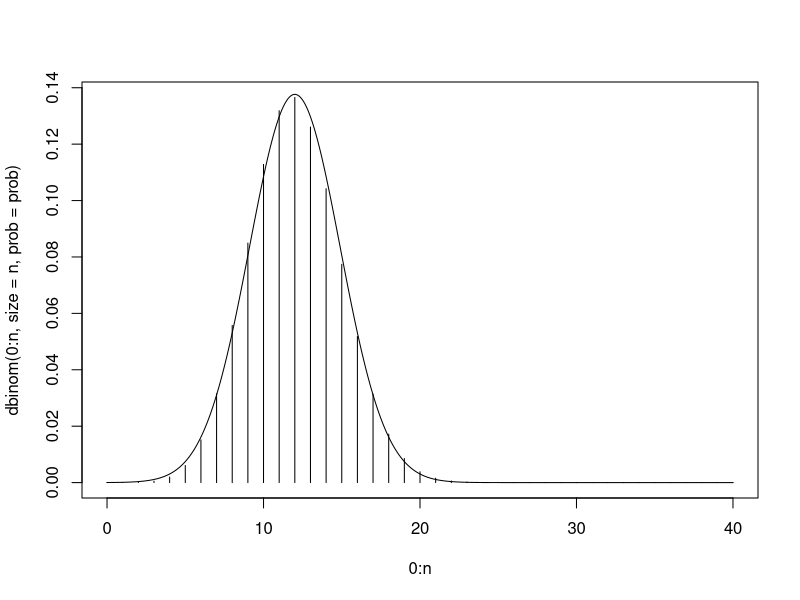
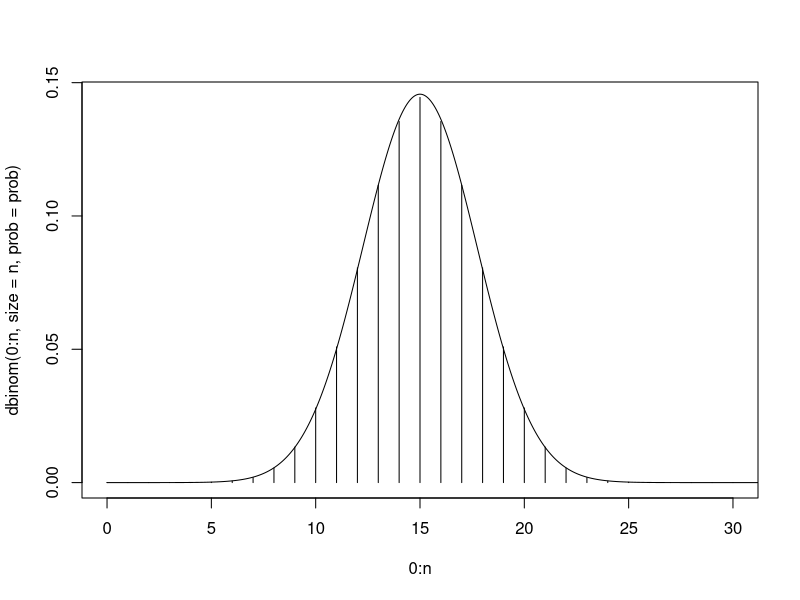
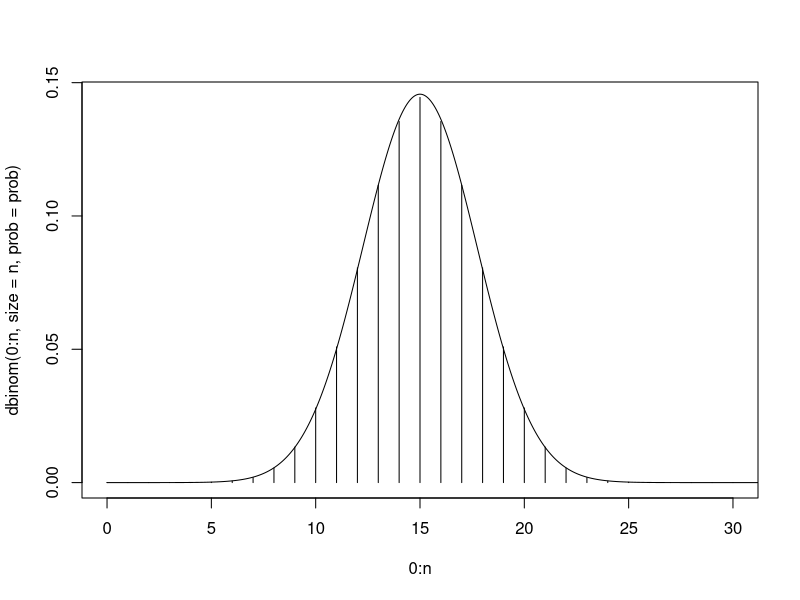
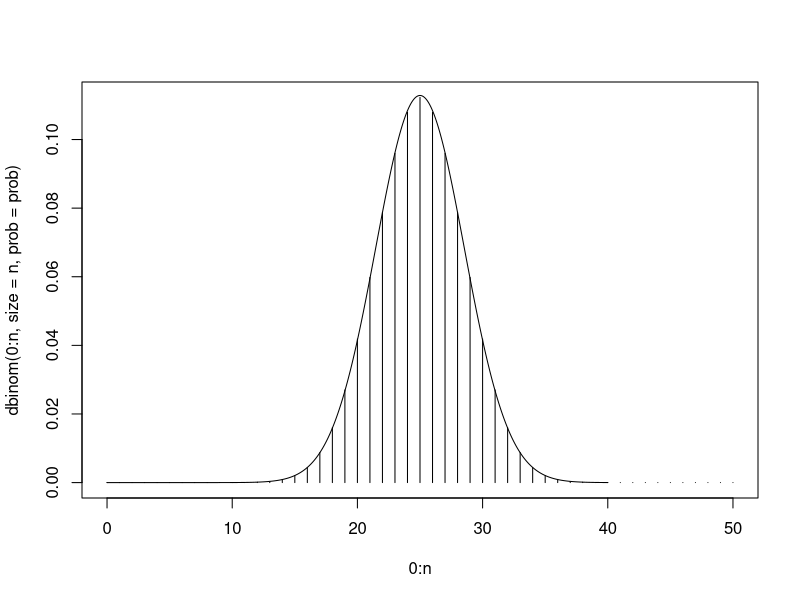
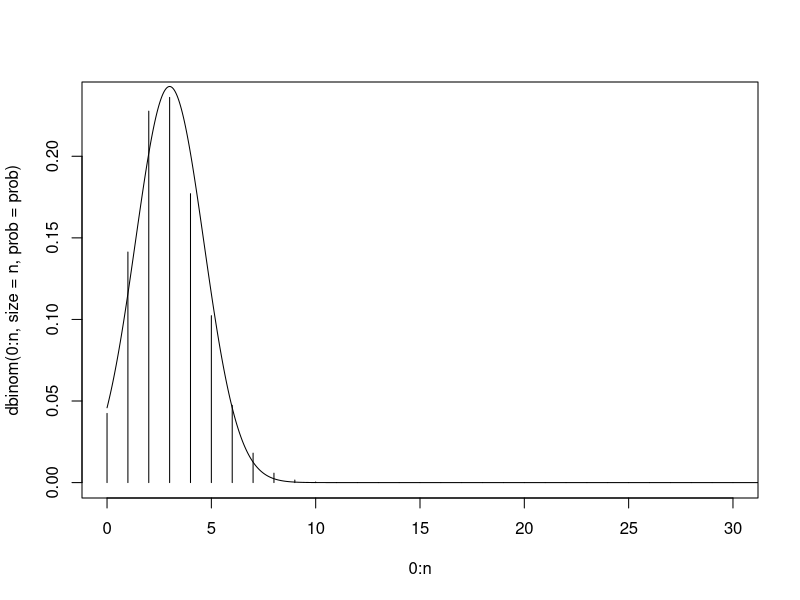

Write R code to recreate these figures, in order.
## ---- chunk 1
n <- 40
prob <- 0.3
# probabilities from a binomial random variable
dbinom(0:n, size = n, prob = prob)
plot(0:n, dbinom(0:n, size = n, prob = prob), type = "h")
norm_x <- seq(from = 0, to = 40, length = 1000)
lines(norm_x, dnorm(norm_x,mean = n*prob, sd = sqrt(n*prob*(1 - prob))))
## ---- chunk 2
plot_norm_appx <- function(n, prob) {
  plot(0:n, dbinom(0:n, size = n, prob = prob), type = "h")
  norm_x <- seq(from = 0, to = 40, length = 1000)
  lines(norm_x, dnorm(norm_x,mean = n*prob, sd = sqrt(n*prob*(1 - prob))))
}
## ---- chunk 3
plot_norm_appx(30, 0.5)
## ---- chunk 4
plot_norm_appx <- function(n = 30, prob = 0.5) {
  plot(0:n, dbinom(0:n, size = n, prob = prob), type = "h")
  norm_x <- seq(from = 0, to = 40, length = 1000)
  lines(norm_x, dnorm(norm_x,mean = n*prob, sd = sqrt(n*prob*(1 - prob))))
}
## ---- chunk 5
plot_norm_appx()
plot_norm_appx(n = 50)
plot_norm_appx(prob = 0.1)
## ---- chunk 6
bp_rater <- function(d_frame) {
  d_frame
}
column1 <- seq(1:20)
column2 <- letters[1:20]
practice_df <- data.frame(column1, column2)
practice_df
bp_rater(practice_df)
## ---- chunk 7
bp_rater <- function(data_frame1, data_frame2) {
  list_of_dfs <- list(c("BP Before" = data_frame1,"BP After" = data_frame2))
  list_of_dfs
}
column1 <- seq(11,30)
column2 <- letters[7:26]
practice_df2 <- data.frame(column1, column2)
bp_rater(practice_df,practice_df2)
